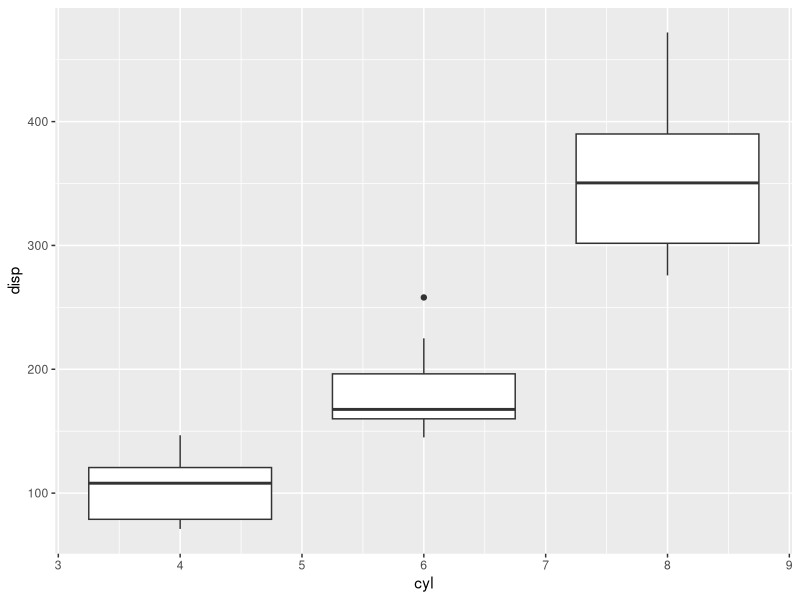

Generate this figure with R:
## ---- chunk 1
library(ggplot2)
## ---- chunk 2
ggplot(mtcars, aes(x = cyl, y = disp, group = cyl)) +
  geom_boxplot()
## ---- chunk 3
head(mtcars, 5)[1:4] |> knitr::kable()
